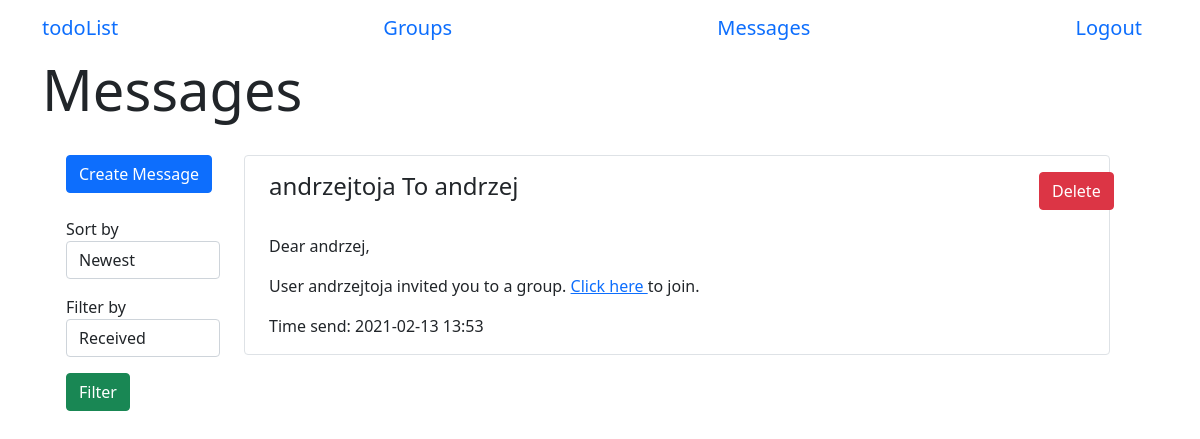
Screenshot of /messages (signed in) with the database file from the repository.
### app/models.py (models this page shows, shortened)
class Message(db.Model):
    id = db.Column(db.Integer, primary_key=True)
    text = db.Column(db.String(500))
    timestamp = db.Column(db.DateTime, index=True, default=datetime.now())
    sender_id = db.Column(db.Integer, db.ForeignKey('user.id'))
    receiver_id = db.Column(db.Integer, db.ForeignKey('user.id'))

class User(UserMixin, db.Model):
    id = db.Column(db.Integer, primary_key=True)
    username = db.Column(db.String(64), index=True, unique=True)
    email = db.Column(db.String(64), index=True, unique=True)
    password_hash = db.Column(db.String(128))
    tasks = db.relationship('Task', backref='author', lazy='dynamic')
    sent_messages = db.relationship('Message', backref="sender", lazy='dynamic', foreign_keys='Message.sender_id')
    messages = db.relationship('Message', backref="receiver", lazy='dynamic', foreign_keys='Message.receiver_id')
    authenticated = db.Column(db.Boolean, index=True, default=False)
    groups = db.relationship(
        'Group',
        secondary=group_table,
        back_populates="users")
    def get_messages(self):
        return Message.query.filter_by(receiver_id=self.id).order_by(Message.timestamp.desc())

### app/routes.py (the view)
@login_required
@app.route('/messages', methods=['GET', 'POST'])
def messages():
    form = MessageFilterForm()
    msg = current_user.get_messages()
    if form.validate_on_submit():
        msg = current_user.get_messages_filtered(form.sort_by.data, form.filter_by.data)
    return render_template('messages.html', form=form, messages=msg)

### app/forms.py
class MessageFilterForm(FlaskForm):
    sort_by = SelectField('Sort by', choices=['Newest', 'Oldest'], validators=[])
    filter_by = SelectField('Filter by', choices=['Received', 'Sent', "All"], validators=[])
    submit = SubmitField('Filter')

### app/models.py (called while the page is built)
@login.user_loader
def load_user(id):
    return User.query.get(int(id))

### app/templates/messages.html (shortened to what this page needs)
{% extends 'base.html' %}
{% block start %}Messages{% endblock %}
{% block body %}
    <div class="container row">
        <div class="container col-2">
            <form class="col-4 form-temp mt-3" action="/create_message">
                <input type="submit" class="btn btn-primary btn-block" value='Create Message'></input>
            </form>
            <form action="" method="POST">
                <div>
                    <p class="mt-4">
                        {{ form.sort_by.label }}
                        {{ form.sort_by(class_="form-control") }}
                    </p>
                    <p>
                        {{ form.filter_by.label }}
                        {{ form.filter_by(class_="form-control") }}
                    </p>
                    <p>
                        {{ form.submit(class_="btn btn-success") }}
                    </p>
                </div>
            </form>
        </div>
        <div class="container col-10 mt-3">
            {% if messages %}
                {% for message in messages %}
                    <div class="container border rounded mb-2">
                        <div class="row mt-3">
                            <h4 class="col-11">{{ message.sender.username }} To {{ message.receiver.username }}</h4>
                            <form class="col-1 form-temp" action={{ "delete_message/" + message.id|string }}>
                                <input type="submit" class="btn btn-danger" value='Delete'></input>
                            </form>
                        </div>
                        <p class="mt-4">
                            {% autoescape false %}
                            {{ message.text }}
                            {% endautoescape %}
                        </p>
                        <p>Time send: {{ message.timestamp.strftime("%Y-%m-%d %H:%M") }}</p>
                    </div>
                {% endfor %}
            {% else %}
                <div class="container m-auto">
                    You have no messages!
                </div>
            {% endif %}
        </div>
    </div>
{% endblock %}

### app/static/css/main.css (style rules this page uses)
* { box-sizing: border-box }
body { font-family: 'Montserrat', sans-serif; overflow-y:scroll; }
.form-temp { display: flex; flex-direction: row; }

### rows the page displays
Message: sender.username "andrzejtoja", receiver.username "andrzej", text "Dear andrzej, User andrzejtoja invited you to a group. Click here to join.", timestamp "2021-02-13 13:53"
